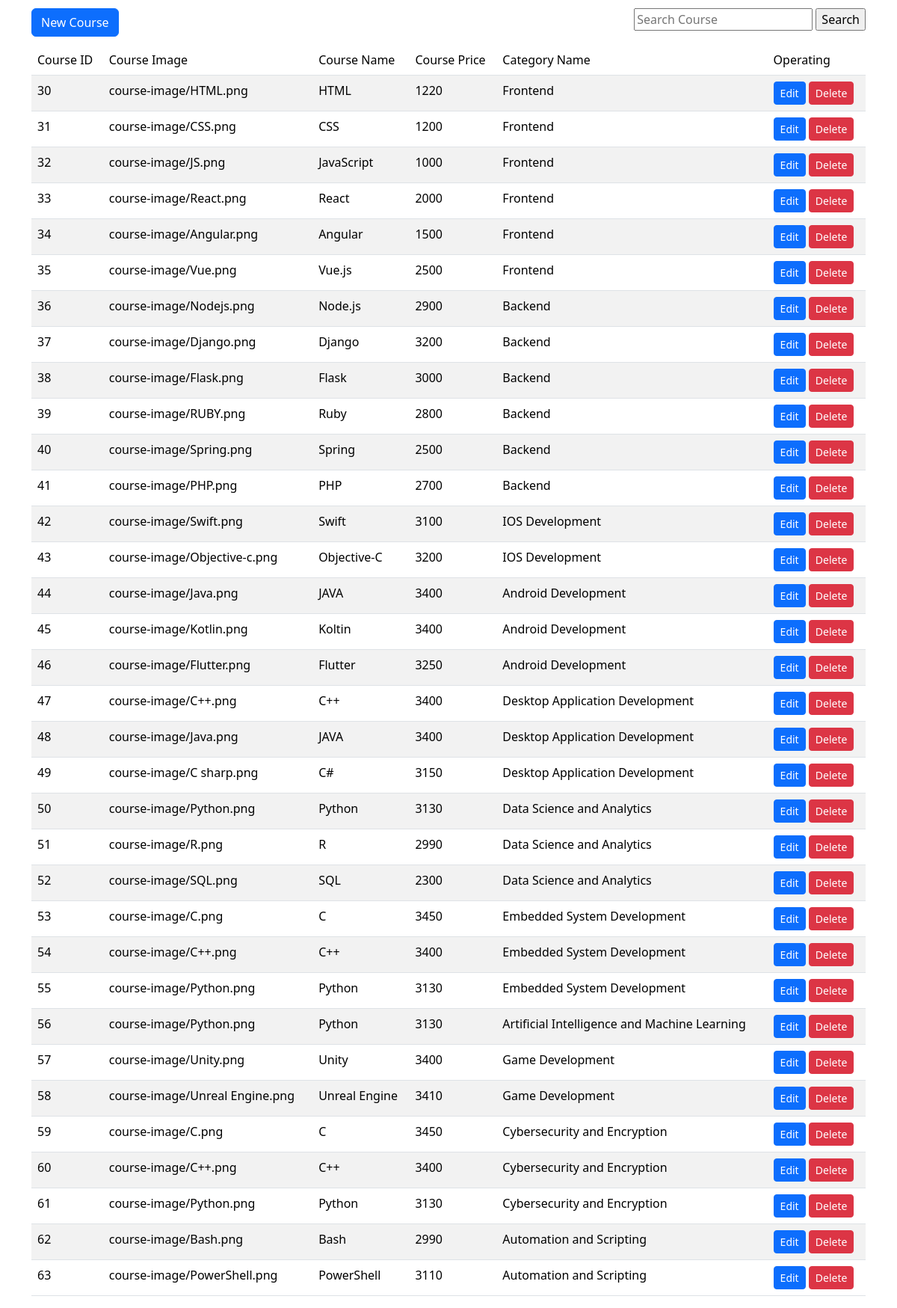
The page /Website/Dashboard/Course/Course.php on the database its author committed.
### tables this page shows
CREATE TABLE `course` (
  `CourseID` int NOT NULL,
  `CourseImage` longblob,
  `CourseName` varchar(100) DEFAULT NULL,
  `CoursePrice` int DEFAULT NULL,
  `CategoryID` int DEFAULT NULL,
  `CategoryName` varchar(100) DEFAULT NULL
);

### Website/Dashboard/Course/Course.php (the view, shortened to what this page needs)
<!doctype html>
<html lang="en">
<head>
    <link href="https://cdn.jsdelivr.net/npm/bootstrap@5.3.2/dist/css/bootstrap.min.css" rel="stylesheet"
>
</head>
<body>
    <div class="container">
        <form action="<?php echo $_SERVER['PHP_SELF']; ?>" method="GET">
            <div style="width: 100%; justify-content: space-between; margin: 1% 0; display: flex;">
                <a class="btn btn-primary" href="course-add.php" role="button">New Course</a>
                <div>
                    <input type="text" name="search" id="search" placeholder="Search Course"
                        value="<?php echo isset($_GET['search']) ? $_GET['search'] : ''; ?>">
                    <input type="submit" name="searchsub" id="searchsub" value="Search">
                </div>
            </div>
        </form>
        <table class="table table-striped">
            <thead>
                <tr>
                    <td>Course ID</td>
                    <td>Course Image</td>
                    <td>Course Name</td>
                    <td>Course Price</td>
                    <td>Category Name</td>
                    <td>Operating</td>
                </tr>
            </thead>
            <tbody>
               <?php
                include '../../ConnectDB.php';
                if (isset($_GET['search'])) {
                    $filterValue = $_GET['search'];
                    $query = "SELECT * FROM course WHERE CourseID LIKE '%$filterValue%' OR CourseName LIKE '%$filterValue%' OR CoursePrice LIKE '%$filterValue%' OR CategoryName LIKE '%$filterValue%'";
                    $result = $conn->query($query);
                    if (!$result) {
                        die("Invalid query" . $conn->error);
                    }
                    if ($result->num_rows > 0) {
                        while ($row = $result->fetch_assoc()) {
                            echo "<tr>
                                        <td>{$row['CourseID']}</td>
                                        <td>{$row['CourseImage']}</td>
                                        <td>{$row['CourseName']}</td>
                                        <td>{$row['CoursePrice']}</td>
                                        <td>{$row['CategoryName']}</td>
                                        <td>
                                            <a href='course-edit.php?CourseID={$row['CourseID']}' class='btn btn-primary btn-sm'>Edit</a>
                                            <a href='course-delete.php?CourseID={$row['CourseID']}' class='btn btn-danger btn-sm'>Delete</a>
                                        </td>
                                    </tr>";
                        }
                    } else {
                        echo "<tr><td colspan='6'>No Record Found</td></tr>";
                    }
                } else {
                    $sql = "SELECT * FROM course";
                    $result = $conn->query($sql);
                    while ($row = $result->fetch_assoc()) {
                        echo "<tr>
                                    <td>{$row['CourseID']}</td>
                                    <td>{$row['CourseImage']}</td>
                                    <td>{$row['CourseName']}</td>
                                    <td>{$row['CoursePrice']}</td>
                                    <td>{$row['CategoryName']}</td>
                                    <td>
                                        <a href='course-edit.php?CourseID={$row['CourseID']}' class='btn btn-primary btn-sm'>Edit</a>
                                        <a href='course-delete.php?CourseID={$row['CourseID']}' class='btn btn-danger btn-sm'>Delete</a>
                                    </td>
                                </tr>";
                    }
                }
                ?>
            </tbody>
        </table>
    </div>
</body>
</html>

### rows shown on the page
course: CourseID "30", CourseImage "course-image/HTML.png", CourseName "HTML", CoursePrice "1220", CategoryName "Frontend"
course: CourseID "31", CourseImage "course-image/CSS.png", CourseName "CSS", CoursePrice "1200", CategoryName "Frontend"
course: CourseID "32", CourseImage "course-image/JS.png", CourseName "JavaScript", CoursePrice "1000", CategoryName "Frontend"
course: CourseID "33", CourseImage "course-image/React.png", CourseName "React", CoursePrice "2000", CategoryName "Frontend"
course: CourseID "34", CourseImage "course-image/Angular.png", CourseName "Angular", CoursePrice "1500", CategoryName "Frontend"
course: CourseID "35", CourseImage "course-image/Vue.png", CourseName "Vue.js", CoursePrice "2500", CategoryName "Frontend"
course: CourseID "36", CourseImage "course-image/Nodejs.png", CourseName "Node.js", CoursePrice "2900", CategoryName "Backend"
course: CourseID "37", CourseImage "course-image/Django.png", CourseName "Django", CoursePrice "3200", CategoryName "Backend"
course: CourseID "38", CourseImage "course-image/Flask.png", CourseName "Flask", CoursePrice "3000", CategoryName "Backend"
course: CourseID "39", CourseImage "course-image/RUBY.png", CourseName "Ruby", CoursePrice "2800", CategoryName "Backend"
course: CourseID "40", CourseImage "course-image/Spring.png", CourseName "Spring", CoursePrice "2500", CategoryName "Backend"
course: CourseID "41", CourseImage "course-image/PHP.png", CourseName "PHP", CoursePrice "2700", CategoryName "Backend"
course: CourseID "42", CourseImage "course-image/Swift.png", CourseName "Swift", CoursePrice "3100", CategoryName "IOS Development"
course: CourseID "43", CourseImage "course-image/Objective-c.png", CourseName "Objective-C", CoursePrice "3200", CategoryName "IOS Development"
course: CourseID "44", CourseImage "course-image/Java.png", CourseName "JAVA", CoursePrice "3400", CategoryName "Android Development"
course: CourseID "45", CourseImage "course-image/Kotlin.png", CourseName "Koltin", CoursePrice "3400", CategoryName "Android Development"
course: CourseID "46", CourseImage "course-image/Flutter.png", CourseName "Flutter", CoursePrice "3250", CategoryName "Android Development"
course: CourseID "47", CourseImage "course-image/C++.png", CourseName "C++", CoursePrice "3400", CategoryName "Desktop Application Development"
course: CourseID "48", CourseImage "course-image/Java.png", CourseName "JAVA", CoursePrice "3400", CategoryName "Desktop Application Development"
course: CourseID "49", CourseImage "course-image/C sharp.png", CourseName "C#", CoursePrice "3150", CategoryName "Desktop Application Development"
course: CourseID "50", CourseImage "course-image/Python.png", CourseName "Python", CoursePrice "3130", CategoryName "Data Science and Analytics"
course: CourseID "51", CourseImage "course-image/R.png", CourseName "R", CoursePrice "2990", CategoryName "Data Science and Analytics"
course: CourseID "52", CourseImage "course-image/SQL.png", CourseName "SQL", CoursePrice "2300", CategoryName "Data Science and Analytics"
course: CourseID "53", CourseImage "course-image/C.png", CourseName "C", CoursePrice "3450", CategoryName "Embedded System Development"
course: CourseID "54", CourseImage "course-image/C++.png", CourseName "C++", CoursePrice "3400", CategoryName "Embedded System Development"
course: CourseID "55", CourseImage "course-image/Python.png", CourseName "Python", CoursePrice "3130", CategoryName "Embedded System Development"
course: CourseID "56", CourseImage "course-image/Python.png", CourseName "Python", CoursePrice "3130", CategoryName "Artificial Intelligence and Machine Learning"
course: CourseID "57", CourseImage "course-image/Unity.png", CourseName "Unity", CoursePrice "3400", CategoryName "Game Development"
course: CourseID "58", CourseImage "course-image/Unreal Engine.png", CourseName "Unreal Engine", CoursePrice "3410", CategoryName "Game Development"
course: CourseID "59", CourseImage "course-image/C.png", CourseName "C", CoursePrice "3450", CategoryName "Cybersecurity and Encryption"
course: CourseID "60", CourseImage "course-image/C++.png", CourseName "C++", CoursePrice "3400", CategoryName "Cybersecurity and Encryption"
course: CourseID "61", CourseImage "course-image/Python.png", CourseName "Python", CoursePrice "3130", CategoryName "Cybersecurity and Encryption"
course: CourseID "62", CourseImage "course-image/Bash.png", CourseName "Bash", CoursePrice "2990", CategoryName "Automation and Scripting"
course: CourseID "63", CourseImage "course-image/PowerShell.png", CourseName "PowerShell", CoursePrice "3110", CategoryName "Automation and Scripting"
